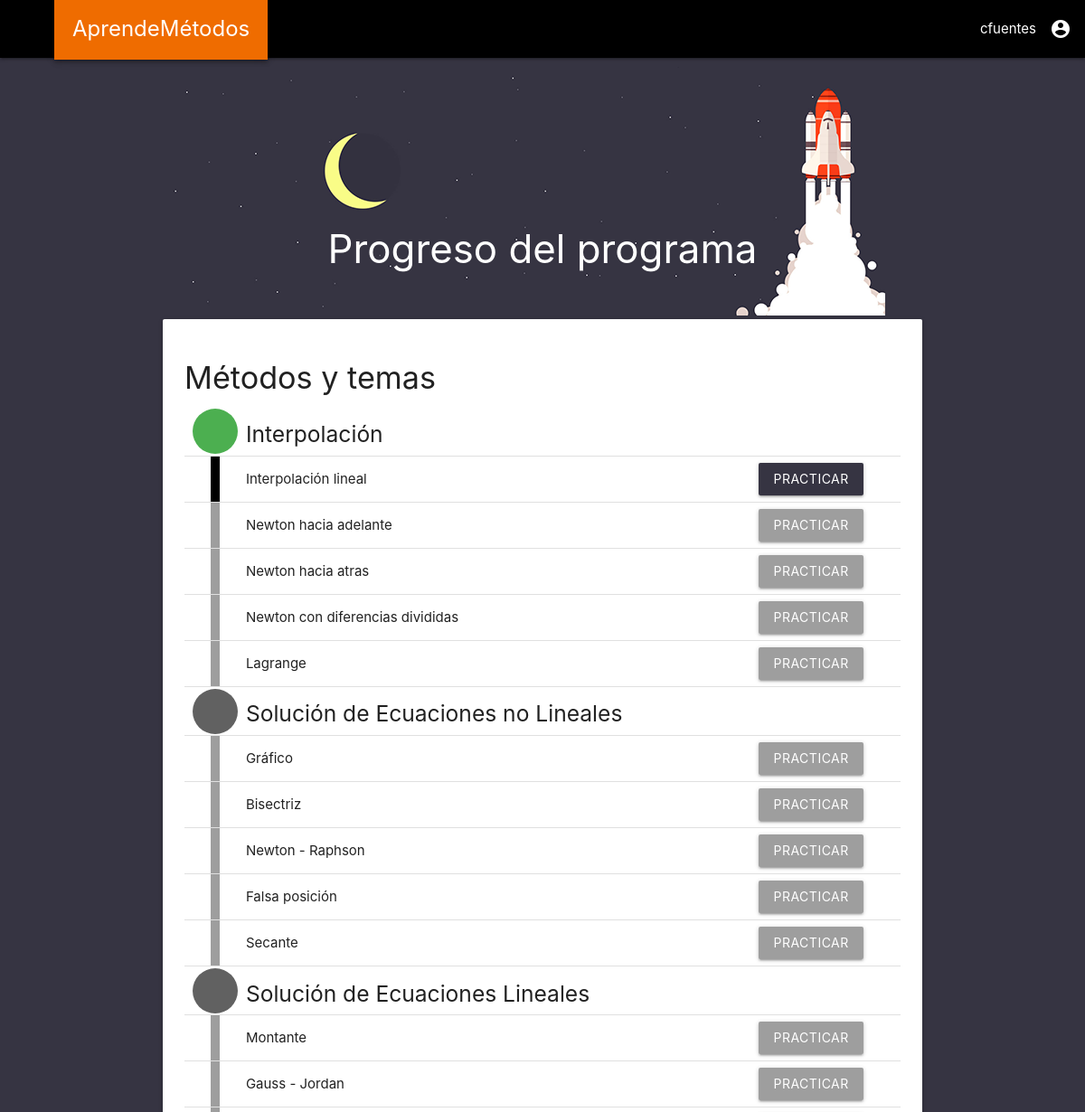
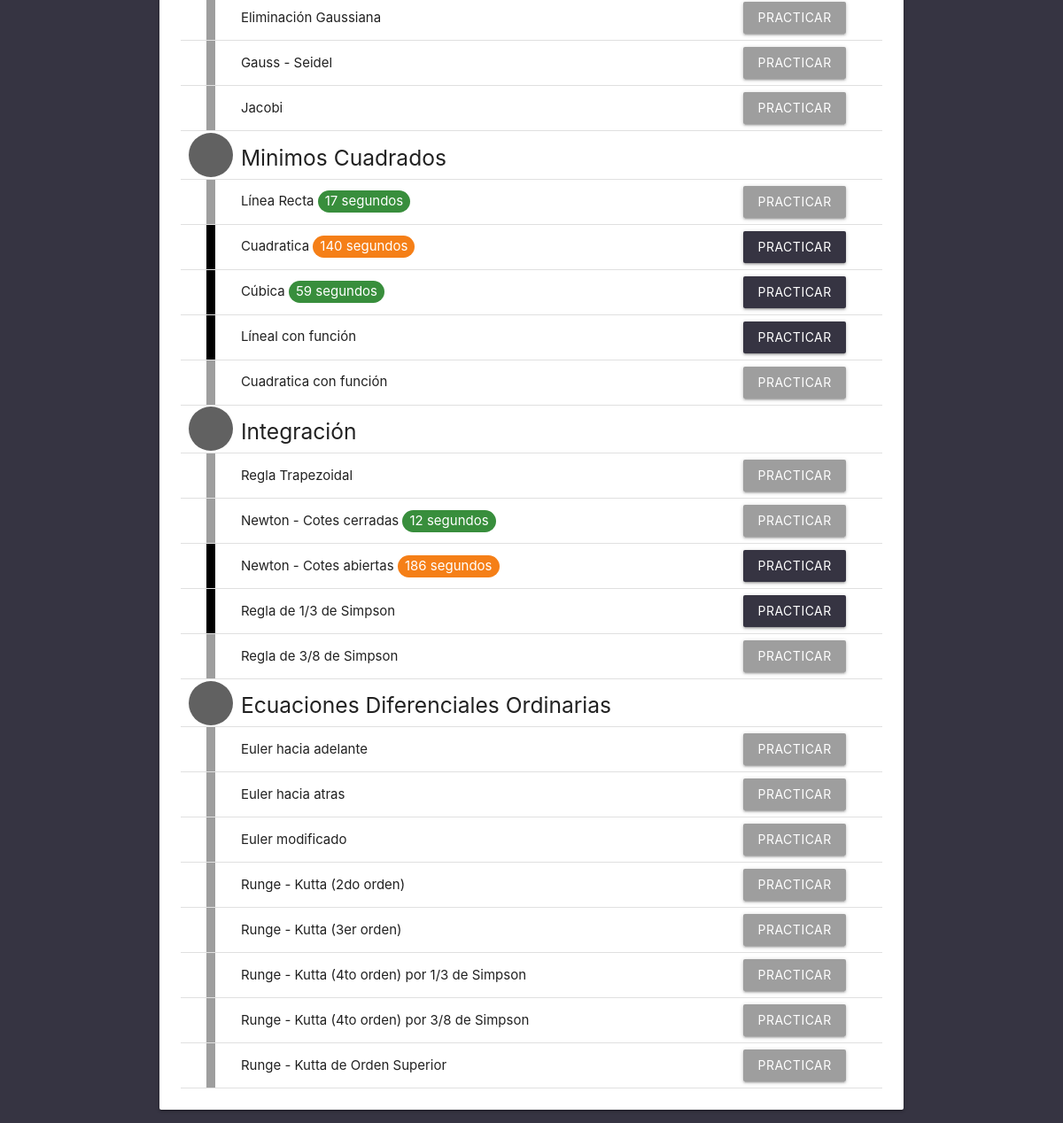
The app's page / (signed in) with its own data (2 pictures, top to bottom).
### gainspend/models.py (models this page shows)
class Method(models.Model):
    field_id = models.IntegerField(db_column='_id', primary_key=True, blank=True)
    name = models.TextField(blank=True, null=True)
    is_subject = models.BooleanField(blank=True, null=True)
    preface_name = models.TextField(blank=True, null=True)

### gainspend/views/base_views.py (the view)
# urls.py: path('',views.main_dashboard, name='main_dashboard'),
@login_required
def main_dashboard(request):
    methods = Method.objects.all()
    completed_list = []
    seconds_list = []
    second_tag_colors = []
    for method in methods:
        user_methods = UserMethod.objects.filter(user=request.user, method=method)
        completed = len(user_methods)
        if completed >= 1:
            completed_list.append(True)
            seconds = user_methods.order_by('-seconds').first().seconds
            seconds_list.append(seconds)
            if seconds <= 120:
                second_tag_colors.append("green")
            elif seconds <= 240:
                second_tag_colors.append("yellow darken-4")
            else:
                second_tag_colors.append("red")
        else:
            completed_list.append(False)
            seconds_list.append(0)
            second_tag_colors.append("")
    completed_list.insert(0,True)
    completed_list[1] = True
    methods_list = zip(methods, completed_list, seconds_list, second_tag_colors)
    context = {
        "methods_list": methods_list
    }
    return render(request, 'gainspend/pages/main_dashboard.html', context)

### gainspend/templates/gainspend/pages/main_dashboard.html (shortened to what this page needs)
{% extends "../base/base_main.html" %}
{% load humanize %}
{% load static %}
{% block stylesheets %}
  {{ block.super }}
  <link rel="stylesheet" href="{% static 'gainspend/main_dashboard.css' %}">
{% endblock stylesheets %}
{% block content_center %}
<div class="container">
  <div class="dashboard_title" style="background-image: url({% static 'images/32.png' %})">
    <div class="card-title">
      <h3 style ="margin:0px;">Progreso del programa</h3>
    </div>
  </div>
  <div class="card">
    <div class="card-content">
      <div class="card-title">
        <h4>Métodos y temas</h4>
      </div>
      <table class="progress_table">
        <tbody>
          {% for method, completed, seconds, tag_color in methods_list %}
          <tr>
            {% if method.is_subject %}
              {% if completed %}
                <td><div class="center-align subject_circle green"></div></td>
                <td><h5>{{ method.name }} </h5></td>
                <td></td>
              {% else %}
                <td><div class="center-align subject_circle grey darken-2"></div></td>
                <td><h5>{{ method.name }} </h5></td>
                <td></td>
              {% endif %}
            {% else %}
              {% if completed %}
                <td><div class="method_line black"></div></td>
                <td>{{ method.name }}
                  {% if seconds > 0 %}
                    <span class="second_tag {{tag_color}} darken-2 white-text">{{seconds}} segundos</span>
                  {% endif %}
                </td>
                <td><a href="/preface_{{ method.preface_name }}"><div class="btn dark-purple">Practicar</div></a></td>
              {% else %}
                <td><div class="method_line grey"></div></td>
                <td>{{ method.name }}
                  {% if seconds > 0 %}
                    <span class="second_tag {{tag_color}} darken-2 white-text">{{seconds}} segundos</span>
                  {% endif %}
                </td>
                <td><a href="/preface_{{ method.preface_name }}"><div class="btn grey">Practicar</div></a></td>
              {% endif %}
            {% endif %}
          </tr>
          {% endfor %}
        </tbody>
      </table>
    </div>
  </div>
</div>
{% endblock content_center %}

### gainspend/templates/gainspend/base/base_main.html (shortened to what this page needs)
<!DOCTYPE html>
<html lang="en" dir="ltr">
  {% block head %}
  <head>
    {% block stylesheets %}
      {% include "gainspend/base/base_head_stylesheets.html" %}
    {% endblock stylesheets %}
  </head>
  {% endblock head %}
  {% block body %}
  <body class="dark-purple">
    {% block header %}
      {% include "gainspend/base/base_header.html" %}
    {% endblock header %}
    {% block content %}
      {% block content_center %}
      {% endblock content_center %}
    {% endblock content %}
  </body>
  {% endblock body %}
</html>

### gainspend/templates/gainspend/base/base_head_stylesheets.html
{% load static %}
<link rel="stylesheet" href="{% static 'vendor/materialize/css/materialize.min.css' %}">
<link rel="stylesheet" href="{% static 'vendor/datatables/datatables.min.css' %}">
<link rel="stylesheet" href="{% static 'vendor/material-icons/icon.css' %}">
<link rel="stylesheet" href="{% static 'vendor/sweetalert2/sweetalert2.min.css' %}">
<link rel="stylesheet" href="{% static 'gainspend/base/base.css' %}">

### gainspend/templates/gainspend/base/base_head_scripts.html (shortened to what this page needs)
{% load static %}

### gainspend/templates/gainspend/base/base_header.html (shortened to what this page needs)
<nav>
  <div class="nav-wrapper black">
    <a href="#" data-target="slide-out" class="sidenav-trigger" style="display: block;"><i class="material-icons black-text">menu</i></a>
    <a href="{% url 'main_dashboard' %}" class="base_header_logo z-depth-2 orange darken-3">AprendeMétodos</a>
    <ul id="nav-mobile" class="right">
      <li>
        <a class="dropdown-trigger" href="#!" data-target="settings_list">
          {{ request.user.username }}<i class="material-icons hide-on-small-only right">account_circle</i>
        </a>
      </li>
    </ul>
  </div>
</nav>

### gainspend/static/gainspend/base/base.css (style rules this page uses)
.dark-purple { background-color: #363442 !important; }
.base_header_logo { padding: 20px; font-size: x-large; }
.second_tag { border-radius: 14px; padding: 2px 8px 4px; }

### gainspend/static/gainspend/main_dashboard.css (style rules this page uses)
.dashboard_title { margin-top: 10px; height: 275px; color: white; margin-bottom: -4px; position: relative; text-align: center; padding-top: 178px; background-repeat: no-repeat; }
.progress_table td { padding: 0px; margin: 0px; }
.subject_circle { border-radius: 50%; height: 50px; width: 50px; margin: auto; }
.method_line { margin: auto; width: 10px; height: 50px; }

### records on screen
Method: name "Interpolación"
Method: name "Interpolación lineal"
Method: name "Newton hacia adelante"
Method: name "Newton hacia atras"
Method: name "Newton con diferencias divididas"
Method: name "Lagrange"
Method: name "Solución de Ecuaciones no Lineales"
Method: name "Gráfico"
Method: name "Bisectriz"
Method: name "Newton - Raphson"
Method: name "Falsa posición"
Method: name "Secante"
Method: name "Solución de Ecuaciones Lineales"
Method: name "Montante"
Method: name "Gauss - Jordan"
Method: name "Eliminación Gaussiana"
Method: name "Gauss - Seidel"
Method: name "Jacobi"
Method: name "Minimos Cuadrados"
Method: name "Línea Recta", seconds "17"
Method: name "Cuadratica", seconds "140"
Method: name "Cúbica", seconds "59"
Method: name "Líneal con función"
Method: name "Cuadratica con función"
Method: name "Integración"
Method: name "Regla Trapezoidal"
Method: name "Newton - Cotes cerradas", seconds "12"
Method: name "Newton - Cotes abiertas", seconds "186"
Method: name "Regla de 1/3 de Simpson"
Method: name "Regla de 3/8 de Simpson"
Method: name "Ecuaciones Diferenciales Ordinarias"
Method: name "Euler hacia adelante"
Method: name "Euler hacia atras"
Method: name "Euler modificado"
Method: name "Runge - Kutta (2do orden)"
Method: name "Runge - Kutta (3er orden)"
Method: name "Runge - Kutta (4to orden) por 1/3 de Simpson"
Method: name "Runge - Kutta (4to orden) por 3/8 de Simpson"
Method: name "Runge - Kutta de Orden Superior"

### other values on screen
{{ request.user.username }} "cfuentes"
